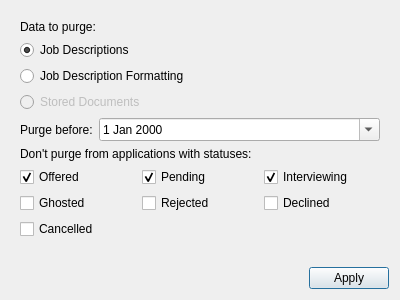
<?xml version="1.0" encoding="UTF-8"?>
<ui version="4.0">
 <class>PurgeDataWindow</class>
 <widget class="QDialog" name="PurgeDataWindow">
  <property name="geometry">
   <rect>
    <x>0</x>
    <y>0</y>
    <width>400</width>
    <height>300</height>
   </rect>
  </property>
  <property name="windowTitle">
   <string>Purge Older Data</string>
  </property>
  <layout class="QVBoxLayout" name="verticalLayout" stretch="0,1,0">
   <item>
    <widget class="QWidget" name="purgeSettingsWidget" native="true">
     <layout class="QVBoxLayout" name="verticalLayout_2">
      <item>
       <widget class="QLabel" name="label">
        <property name="text">
         <string>Data to purge:</string>
        </property>
       </widget>
      </item>
      <item>
       <widget class="QRadioButton" name="jobDescRadioButton">
        <property name="text">
         <string>Job Descriptions</string>
        </property>
        <property name="checked">
         <bool>true</bool>
        </property>
        <attribute name="buttonGroup">
         <string notr="true">purgeDataTypeGroup</string>
        </attribute>
       </widget>
      </item>
      <item>
       <widget class="QRadioButton" name="jobDescFormatRadioButton">
        <property name="text">
         <string>Job Description Formatting</string>
        </property>
        <attribute name="buttonGroup">
         <string notr="true">purgeDataTypeGroup</string>
        </attribute>
       </widget>
      </item>
      <item>
       <widget class="QRadioButton" name="docRadioButton">
        <property name="enabled">
         <bool>false</bool>
        </property>
        <property name="toolTip">
         <string>Feature not implemented yet, so this option is disabled.</string>
        </property>
        <property name="text">
         <string>Stored Documents</string>
        </property>
        <attribute name="buttonGroup">
         <string notr="true">purgeDataTypeGroup</string>
        </attribute>
       </widget>
      </item>
      <item>
       <layout class="QFormLayout" name="formLayout">
        <item row="0" column="0">
         <widget class="QLabel" name="label_2">
          <property name="text">
           <string>Purge before:</string>
          </property>
         </widget>
        </item>
        <item row="0" column="1">
         <widget class="QDateEdit" name="dateEdit">
          <property name="calendarPopup">
           <bool>true</bool>
          </property>
         </widget>
        </item>
       </layout>
      </item>
      <item>
       <layout class="QGridLayout" name="gridLayout">
        <item row="3" column="2">
         <widget class="QCheckBox" name="interviewingCheckbox">
          <property name="text">
           <string>Interviewing</string>
          </property>
          <property name="checked">
           <bool>true</bool>
          </property>
          <attribute name="buttonGroup">
           <string notr="true">whitelistStatusGroup</string>
          </attribute>
         </widget>
        </item>
        <item row="0" column="0" colspan="3">
         <widget class="QLabel" name="label_3">
          <property name="text">
           <string>Don't purge from applications with statuses:</string>
          </property>
         </widget>
        </item>
        <item row="4" column="2">
         <widget class="QCheckBox" name="declinedCheckbox">
          <property name="text">
           <string>Declined</string>
          </property>
          <attribute name="buttonGroup">
           <string notr="true">whitelistStatusGroup</string>
          </attribute>
         </widget>
        </item>
        <item row="3" column="1">
         <widget class="QCheckBox" name="pendingCheckbox">
          <property name="text">
           <string>Pending</string>
          </property>
          <property name="checked">
           <bool>true</bool>
          </property>
          <attribute name="buttonGroup">
           <string notr="true">whitelistStatusGroup</string>
          </attribute>
         </widget>
        </item>
        <item row="4" column="0">
         <widget class="QCheckBox" name="ghostedCheckbox">
          <property name="text">
           <string>Ghosted</string>
          </property>
          <attribute name="buttonGroup">
           <string notr="true">whitelistStatusGroup</string>
          </attribute>
         </widget>
        </item>
        <item row="4" column="1">
         <widget class="QCheckBox" name="rejectedCheckbox">
          <property name="text">
           <string>Rejected</string>
          </property>
          <attribute name="buttonGroup">
           <string notr="true">whitelistStatusGroup</string>
          </attribute>
         </widget>
        </item>
        <item row="3" column="0">
         <widget class="QCheckBox" name="offeredCheckbox">
          <property name="text">
           <string>Offered</string>
          </property>
          <property name="checked">
           <bool>true</bool>
          </property>
          <attribute name="buttonGroup">
           <string notr="true">whitelistStatusGroup</string>
          </attribute>
         </widget>
        </item>
        <item row="5" column="0">
         <widget class="QCheckBox" name="cancelledCheckbox">
          <property name="text">
           <string>Cancelled</string>
          </property>
          <attribute name="buttonGroup">
           <string notr="true">whitelistStatusGroup</string>
          </attribute>
         </widget>
        </item>
       </layout>
      </item>
     </layout>
    </widget>
   </item>
   <item>
    <spacer name="verticalSpacer">
     <property name="orientation">
      <enum>Qt::Orientation::Vertical</enum>
     </property>
     <property name="sizeHint" stdset="0">
      <size>
       <width>20</width>
       <height>0</height>
      </size>
     </property>
    </spacer>
   </item>
   <item>
    <widget class="QDialogButtonBox" name="buttonBox">
     <property name="orientation">
      <enum>Qt::Orientation::Horizontal</enum>
     </property>
     <property name="standardButtons">
      <set>QDialogButtonBox::StandardButton::Apply</set>
     </property>
    </widget>
   </item>
  </layout>
 </widget>
 <resources/>
 <connections>
  <connection>
   <sender>buttonBox</sender>
   <signal>accepted()</signal>
   <receiver>PurgeDataWindow</receiver>
   <slot>accept()</slot>
   <hints>
    <hint type="sourcelabel">
     <x>248</x>
     <y>254</y>
    </hint>
    <hint type="destinationlabel">
     <x>157</x>
     <y>274</y>
    </hint>
   </hints>
  </connection>
  <connection>
   <sender>buttonBox</sender>
   <signal>rejected()</signal>
   <receiver>PurgeDataWindow</receiver>
   <slot>reject()</slot>
   <hints>
    <hint type="sourcelabel">
     <x>316</x>
     <y>260</y>
    </hint>
    <hint type="destinationlabel">
     <x>286</x>
     <y>274</y>
    </hint>
   </hints>
  </connection>
 </connections>
 <buttongroups>
  <buttongroup name="purgeDataTypeGroup"/>
  <buttongroup name="whitelistStatusGroup">
   <property name="exclusive">
    <bool>false</bool>
   </property>
  </buttongroup>
 </buttongroups>
</ui>
